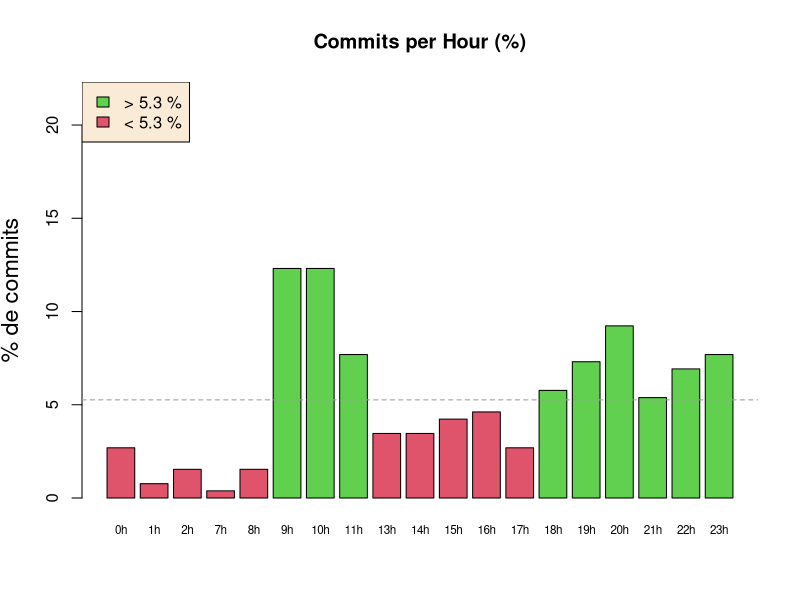

Write the R code that produced this figure.
# get data from file
# column 1 is labels (row names)
w <- getwd()
w
#setwd("/Users/cyprien/Desktop/testRgene")
setwd(".visulogRTempFiles")

#z <- paste(w,".visulogRTempFiles",sep="/")
x <- read.table("commitsPerHour.txt", header = FALSE)
colnames(x) <- c("nb", "auteurs")
attach(x)

## SETTINGS:
prob <- TRUE # set to TRUE if barplot(%) desired
tofile <- TRUE # set to FALSE to print in RStudio




pct <- 100*nb/sum(nb) # normalize to empirical probabilities (%)
# build colors from %
pcgood <- 100/nrow(x) # level qualifying what "good" means
cl <- (pct < pcgood)*2 # red
cl[cl == 0] <- 3   # green

# Do the plot
clab <- 1.4    # label size, 1 = default size
cnames <- 0.7  # bar names size, adapt to nb of bars
lgdbon <- paste(">", round(pcgood,1),"%")
lgdbad <- paste("<", round(pcgood,1),"%")
setwd("../")
setwd(".graphs")

if (! tofile) if (prob) {
  barplot(pct, names.arg = auteurs, main="Commits par auteurs (%)",
        ylim = c(0, min(c(100, max(pct)+10))),
        xlab="auteurs", ylab="% de commits" , 
        cex.names = cnames, cex.lab=clab, col=cl, las = 2)
  legend("topleft", legend = c(lgdbon,"mauvais"), fill=3:2,
       bg = "antiquewhite")
  # visualize "good" level...
  abline(h = pcgood, lty=2, col=8)
} else {
  barplot(nb, names.arg = auteurs, main="Commits par auteurs",
          xlab="auteurs", ylab="nombre de commits", 
          cex.names = cnames, cex.lab=clab, las = 2)}

# output plot to a file in png; see ?pdf or ?png
if (tofile) {
  pdf(file = "CommitsPerHourPercent.pdf", width=9, height=7) # 1920/1080 full HD png
  clab <- 1.4    # label size, 1 = default size
  cnames <- 0.7  # bar names size, adapt to nb of bars
  
  if (prob) {
    barplot(pct, names.arg = auteurs, main="Commits per Hour (%)",
            ylim = c(0, min(c(100, max(pct)+10))),
            xlab="", ylab="% de commits" , 
            cex.names = cnames, cex.lab=clab, col=cl)
    legend("topleft", legend = c(lgdbon,lgdbad), fill=3:2,
           bg = "antiquewhite")
    # visualize "good" level...
    abline(h = pcgood, lty=2, col=8)
  } else {
    barplot(nb, names.arg = auteurs, main="Commits per Hour",
            xlab="", ylab="number of commits", 
            cex.names = cnames, cex.lab=clab)}
  
  dev.off() # close file
}
########
# pdf width=7, height=5

